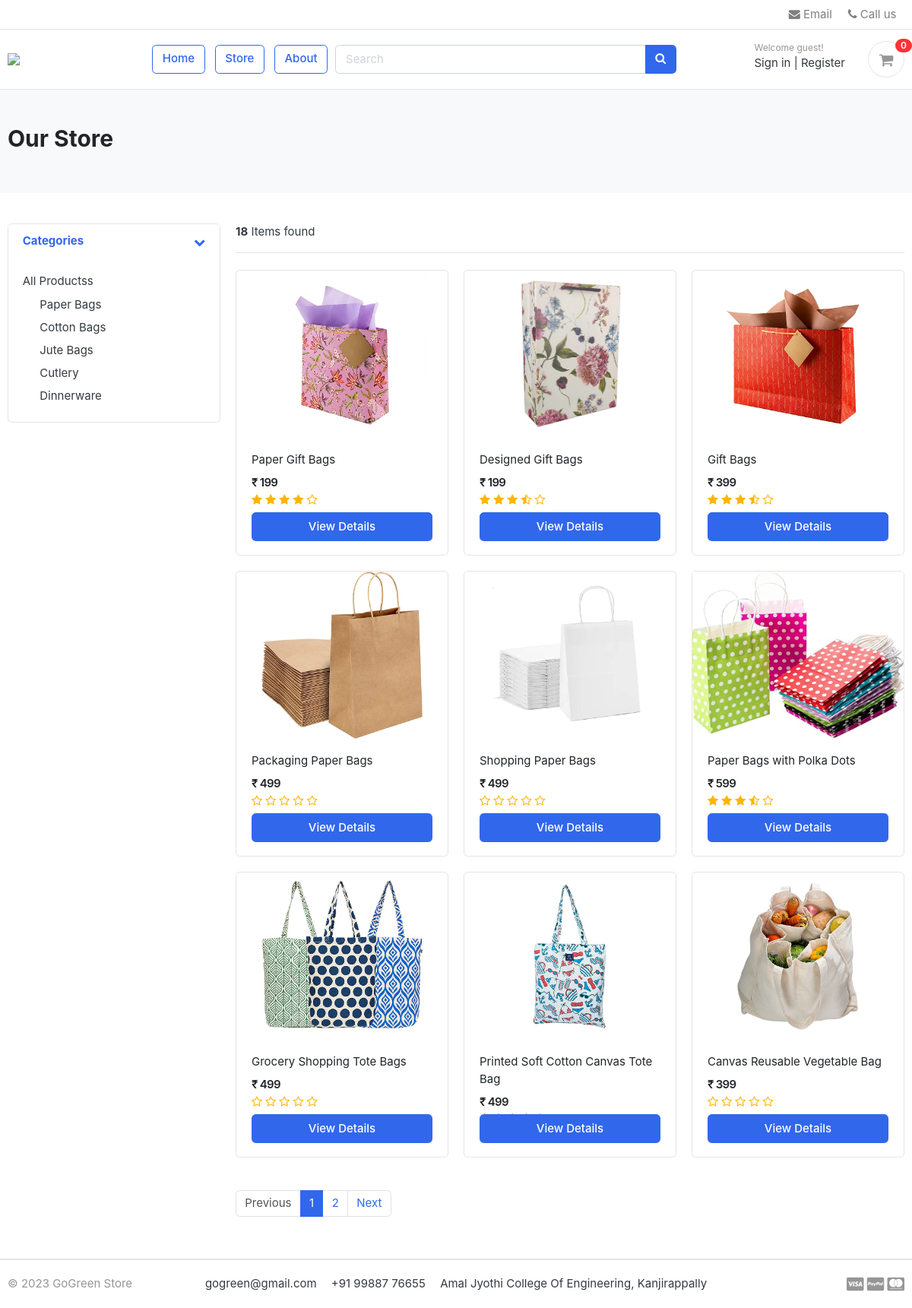
/store/, run on the app's committed database.
### category/models.py (models this page shows, shortened)
class Category(models.Model):
    category_name = models.CharField(max_length=50)
    slug = models.SlugField(max_length=100, unique=True)
    description = models.TextField(max_length=255)
    cat_image = models.ImageField(upload_to='photos/categories', blank=True)
    class Meta:
        verbose_name= 'category'
        verbose_name_plural='categories'
    def get_url(self):
        return reverse('products_by_category', args=[self.slug])

### store/models.py (models this page shows, shortened)
class Product(models.Model):
    product_name    = models.CharField(max_length=200, unique=True)
    slug            = models.SlugField(max_length=200, unique=True,null=True)
    description     = models.TextField(max_length=500, blank=True)
    price           = models.IntegerField()
    images          = models.ImageField(upload_to='photos/products')
    stock           = models.IntegerField()
    is_available    = models.BooleanField(default=True)
    category        = models.ForeignKey(Category, on_delete=models.CASCADE)
    created_date    = models.DateTimeField(auto_now_add=True)
    modified_date   = models.DateTimeField(auto_now=True)
    seller_id = models.IntegerField(blank=True,null=True)
    def get_url(self):
        return reverse('product_detail', args=[self.category.slug, self.slug])
    def averageReview(self):
        reviews = ReviewRating.objects.filter(product=self, status=True).aggregate(average=Avg('rating'))
        avg = 0
        if reviews['average'] is not None:
            avg = float(reviews['average'])
        return avg

### store/views.py (the view, shortened to what this page needs)
# urls.py: path('store/', include('store.urls')),
def store(request, category_slug=None):
    categories = None
    products = None
    auto_search = Product.objects.all()
    if category_slug == None:
        products = Product.objects.all().filter(is_available=True).order_by('id')
        paginator = Paginator(products, 9)
        page = request.GET.get('page')
        paged_products = paginator.get_page(page)
        product_count = products.count()
    context = {'products': paged_products, 'product_count': product_count, 'auto_search':auto_search}
    return render(request, 'store/store.html', context,)

### carts/context_processors.py (called while the page is built)
def counter(request):
    cart_count = 0
    if 'admin' in request.path:
        return {}
    else:
        try:
            cart = Cart.objects.filter(cart_id=_cart_id(request))
            if request.user.is_authenticated:
                cart_items = CartItem.objects.all().filter(user=request.user)
            else:
                cart_items = CartItem.objects.all().filter(cart=cart[:1])
            for cart_item in cart_items:
                cart_count += cart_item.quantity
        except Cart.DoesNotExist:
            cart_count = 0
    return dict(cart_count=cart_count)

### carts/views.py (called while the page is built)
def _cart_id(request):
    cart = request.session.session_key
    if not cart:
        cart = request.session.create()
    return cart

### category/context_processors.py (called while the page is built)
def menu_links(request):
    links = Category.objects.all()
    return dict(links=links)

### templates/store/store.html
{% extends 'base.html' %}
{% load static %}
{% block content %}
    <section class="section-pagetop bg">
        <div class="container">
            {% if 'search' in request.path %}
                <h2 class="title-page">Search Result</h2>
            {% else %}
                <h2 class="title-page">Our Store</h2>
            {% endif %}
        </div>
    </section>
    <section class="section-content padding-y">
        <div class="container">
            <div class="row">
                <aside class="col-md-3">
                    <div class="card">
                        <article class="filter-group">
                            <header class="card-header">
                                <a href="#" data-toggle="collapse" data-target="#collapse_1" aria-expanded="true"
                                   class="">
                                    <i class="icon-control fa fa-chevron-down"></i>
                                    <h6 class="title">Categories</h6>
                                </a>
                            </header>
                            <div class="filter-content collapse show" id="collapse_1" style="">
                                <div class="card-body">
                                    <ul class="list-menu">
                                        <li><a href="{% url 'store' %}">All Productss</a></li>
                                        {% for category in links %}
                                            <a class="dropdown-item"
                                               href="{{ category.get_url }}">{{ category.category_name }}</a>
                                        {% endfor %}
                                    </ul>
                                </div>
                            </div>
                        </article>
                    </div>
                </aside>
                <main class="col-md-9">
                    <header class="border-bottom mb-4 pb-3">
                        <div class="form-inline">
                            <span class="mr-md-auto"><b>{{ product_count }}</b> Items found </span>
                        </div>
                    </header>
                    <div class="row">
                        {% if products %}
                            {% for product in products %}
                                <div class="col-md-4">
                                    <figure class="card card-product-grid">
                                        <div class="img-wrap">
                                            <a href="{{ product.get_url }}"><img src="{{ product.images.url }}"></a>
                                        </div>
                                        <figcaption class="info-wrap">
                                            <div class="fix-height">
                                                <a href="{{ product.get_url }}"
                                                   class="title">{{ product.product_name }}</a>
                                                <div class="price-wrap mt-2">
                                                    <span class="price">₹ {{ product.price }}</span>
                                                </div>
                                                <div class="rating-star">
                                                    <span>
                                                        <i class="fa fa-star{% if product.averageReview < 0.5 %}-o{% elif product.averageReview >= 0.5 and product.averageReview < 1 %}-half-o {% endif %}"
                                                           aria-hidden="true"></i>
                                                        <i class="fa fa-star{% if product.averageReview < 1.5 %}-o{% elif product.averageReview >= 1.5 and product.averageReview < 2 %}-half-o {% endif %}"
                                                           aria-hidden="true"></i>
                                                        <i class="fa fa-star{% if product.averageReview < 2.5 %}-o{% elif product.averageReview >= 2.5 and product.averageReview < 3 %}-half-o {% endif %}"
                                                           aria-hidden="true"></i>
                                                        <i class="fa fa-star{% if product.averageReview < 3.5 %}-o{% elif product.averageReview >= 3.5 and product.averageReview < 4 %}-half-o {% endif %}"
                                                           aria-hidden="true"></i>
                                                        <i class="fa fa-star{% if product.averageReview < 4.5 %}-o{% elif product.averageReview >= 4.5 and product.averageReview < 5 %}-half-o {% endif %}"
                                                           aria-hidden="true"></i>
                                                        </span>
                                                </div>
                                            </div>
                                            <a href="{{ product.get_url }}" class="btn btn-block btn-primary">View
                                                Details </a>
                                        </figcaption>
                                    </figure>
                                </div>
                            {% endfor %}
                        {% else %}
                            <div>
                                <h2>No result found. Please try again.</h2>
                            </div>
                        {% endif %}
                    </div>
                    <nav class="mt-4" aria-label="Page navigation sample">
                        {% if products.has_other_pages %}
                            <ul class="pagination">
                                {% if products.has_previous %}
                                    <li class="page-item"><a class="page-link"
                                                             href="?page={{ products.previous_page_number }}">Previous</a>
                                    </li>
                                {% else %}
                                    <li class="page-item disabled"><a class="page-link" href="#">Previous</a></li>
                                {% endif %}
                                {% for i in products.paginator.page_range %}
                                    {% if products.number == i %}
                                        <li class="page-item active"><a class="page-link" href="#">{{ i }}</a></li>
                                    {% else %}
                                        <li class="page-item"><a class="page-link" href="?page={{ i }}">{{ i }}</a></li>
                                    {% endif %}
                                {% endfor %}
                                {% if products.has_next %}
                                    <li class="page-item"><a class="page-link"
                                                             href="?page={{ products.next_page_number }}">Next</a></li>
                                {% else %}
                                    <li class="page-item disabled"><a class="page-link" href="#">Next</a></li>
                                {% endif %}
                            </ul>
                        {% endif %}
                    </nav>
                </main>
            </div>
        </div>
    </section>
{% endblock %}

### static/css/ui.css (style rules this page uses)
html { font-family: "Inter", sans-serif; font-size: 15px; }
.img-wrap { text-align: center; display: block; }
.img-wrap img { max-width: 100%; }
.price-wrap { letter-spacing: -0.7px; }
.padding-y { padding-top: 40px; padding-bottom: 40px; }
figure { margin-bottom: 0; }
article:after, .form-group:after { display: block; clear: both; content: ""; }
.bg { background-color: #f8f9fa; }
.title-page { color: #212529; }
[class*=list-] li:after { visibility: hidden; display: block; content: ""; overflow: hidden; height: 0; clear: both; }
.list-menu { list-style: none; margin: 0; padding-left: 0; }
.list-menu li { margin-bottom: 5px; }
.list-menu a { color: #343a40; }
[class*=card-product] a.title { color: #212529; display: block; }
[class*=card-product] .img-wrap { overflow: hidden; position: relative; }
[class*=card-product] .img-wrap img { height: 100%; max-width: 100%; width: auto; display: inline-block; -o-object-fit: cover; object-fit: cover; }
.card-product-grid { margin-bottom: 20px; }
.card-product-grid .img-wrap { border-radius: 0.2rem 0.2rem 0 0; height: 220px; }
.card-product-grid .info-wrap { overflow: hidden; padding: 18px 20px; }
.card-product-grid .fix-height { height: 80px; overflow: hidden; }
.card .img-wrap { overflow: hidden; }
.price { font-weight: 600; color: #212529; }
.icon-control { margin-top: 5px; float: right; font-size: 80%; }
.card-header .title { margin-bottom: 0; line-height: 1.5; }
.filter-group { border-bottom: 1px solid #e4e4e4; }
.filter-group .card-header { border-bottom: 0; }
.filter-group:last-child { border-bottom: 0; }
.section-pagetop { padding: 45px 0; }

### static/css/custom.css (style rules this page uses)
.rating-star i { color: #ffb503 !important; }

### data on the page
Category: category_name "Paper Bags"
Category: category_name "Cotton Bags"
Category: category_name "Jute Bags"
Category: category_name "Cutlery"
Category: category_name "Dinnerware"
Product: images (picture), product_name "Paper Gift Bags", price "199"
Product: images (picture), product_name "Designed Gift Bags", price "199"
Product: images (picture), product_name "Gift Bags", price "399"
Product: images (picture), product_name "Packaging Paper Bags", price "499"
Product: images (picture), product_name "Shopping Paper Bags", price "499"
Product: images (picture), product_name "Paper Bags with Polka Dots", price "599"
Product: images (picture), product_name "Grocery Shopping Tote Bags", price "499"
Product: images (picture), product_name "Printed Soft Cotton Canvas Tote Bag", price "499"
Product: images (picture), product_name "Canvas Reusable Vegetable Bag", price "399"

### other printed values
{{ cart_count }} "0"
{{ product_count }} "18"
{{ i }} "1"
{{ i }} "2"
